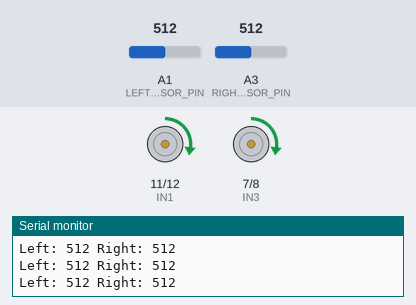
A sketch run on a simulated Arduino Uno, built with avr-gcc and run on an emulated ATmega328P. On the bench: motor-driver pin pairs drawn as motors (green arrow = first pin HIGH = forward, orange = second pin HIGH = backward, longer = more drive, scaled by the enable pin), the last lines printed to the serial monitor. The test bench sets the inputs (shaded band); at power-on: A3 (RIGHT_SENSOR_PIN) = 512, A1 (LEFT_SENSOR_PIN) = 512.

Above: at 1.2 s.
1.3 s: A3 (RIGHT_SENSOR_PIN) set to 482
At 2.5 s:
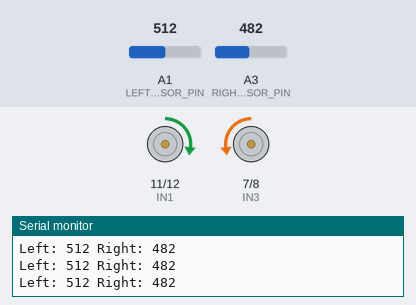
2.8 s: A1 (LEFT_SENSOR_PIN) set to 486
At 4.0 s:
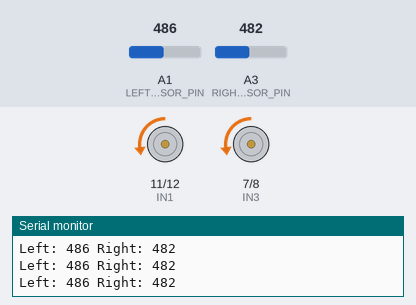
4.3 s: A3 (RIGHT_SENSOR_PIN) set to 1023
At 4.8 s:
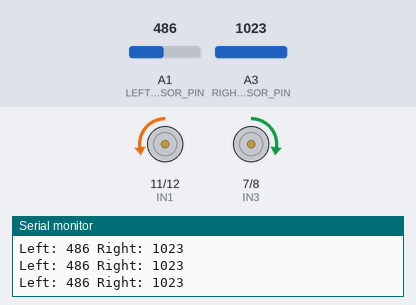
5.8 s: A3 (RIGHT_SENSOR_PIN) set to 490
At 6.2 s:
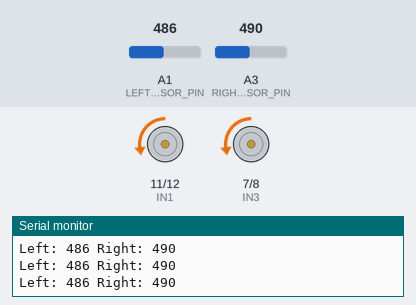
7.3 s: A3 (RIGHT_SENSOR_PIN) set to 510
At 7.7 s:
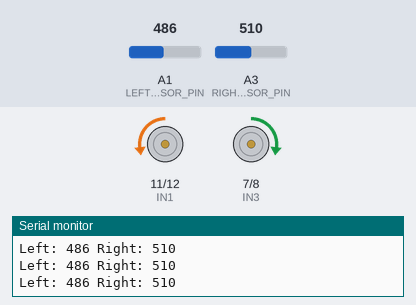
10.3 s: A1 (LEFT_SENSOR_PIN) set to 105
11.8 s: A1 (LEFT_SENSOR_PIN) set to 90
Timing chart, 0 to 14.8 s (numbered marks = the images above; inputs shaded):
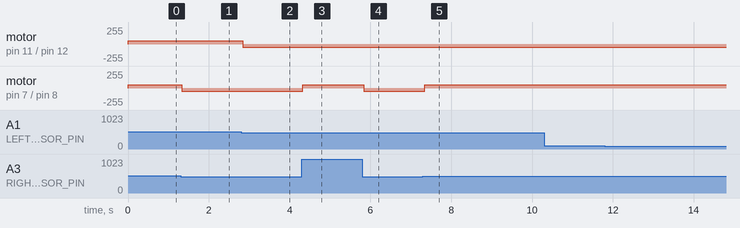

The sketch:

ArduinoSelfDrivingCarCode20240711.ino
```cpp
// 모터 드라이버 핀 정의
#define ENA 9
#define ENB 10
#define IN1 11
#define IN2 12
#define IN3 7
#define IN4 8

// 2채널 라인트레이서 센서 핀 정의
#define LEFT_SENSOR_PIN A1
#define RIGHT_SENSOR_PIN A3

// 속도 정의
#define V 50

// 센서 임계값 정의
#define THRESHOLD 500

void setup() {
  // 모터 드라이버 핀을 출력 모드로 설정
  pinMode(ENA, OUTPUT);
  pinMode(ENB, OUTPUT);
  pinMode(IN1, OUTPUT);
  pinMode(IN2, OUTPUT);
  pinMode(IN3, OUTPUT);
  pinMode(IN4, OUTPUT);

  // 센서 핀을 입력 모드로 설정
  pinMode(LEFT_SENSOR_PIN, INPUT);
  pinMode(RIGHT_SENSOR_PIN, INPUT);

  // 시리얼 통신 시작
  Serial.begin(9600);
}

void loop() {
  // 각 센서 값 읽기
  int leftSensorValue = analogRead(LEFT_SENSOR_PIN);
  int rightSensorValue = analogRead(RIGHT_SENSOR_PIN);

  // 센서 값 출력
  Serial.print("Left: ");
  Serial.print(leftSensorValue);
  Serial.print(" Right: ");
  Serial.println(rightSensorValue);

  // 센서 값을 바탕으로 모터 제어
  if (leftSensorValue > THRESHOLD && rightSensorValue > THRESHOLD) {
    moveForward(); // 둘 다 라인을 감지하지 못하면 직진
  } else if (leftSensorValue < THRESHOLD && rightSensorValue < THRESHOLD) {
    moveBackward(); // 둘 다 라인을 감지하면 후진
  } else if (leftSensorValue < THRESHOLD) {
    turnLeft(); // 왼쪽 센서가 라인을 감지하면 좌회전
  } else if (rightSensorValue < THRESHOLD) {
    turnRight(); // 오른쪽 센서가 라인을 감지하면 우회전
  }
}

void moveForward() {
  digitalWrite(IN1, HIGH);
  digitalWrite(IN2, LOW);
  digitalWrite(IN3, HIGH);
  digitalWrite(IN4, LOW);
  analogWrite(ENA, V);
  analogWrite(ENB, V);
}

void moveBackward() {
  digitalWrite(IN1, LOW);
  digitalWrite(IN2, HIGH);
  digitalWrite(IN3, LOW);
  digitalWrite(IN4, HIGH);
  analogWrite(ENA, V);
  analogWrite(ENB, V);
}

void turnLeft() {
  digitalWrite(IN1, LOW);
  digitalWrite(IN2, HIGH);
  digitalWrite(IN3, HIGH);
  digitalWrite(IN4, LOW);
  analogWrite(ENA, V);
  analogWrite(ENB, V);
}

void turnRight() {
  digitalWrite(IN1, HIGH);
  digitalWrite(IN2, LOW);
  digitalWrite(IN3, LOW);
  digitalWrite(IN4, HIGH);
  analogWrite(ENA, V);
  analogWrite(ENB, V);
}

void stopCar() {
  digitalWrite(IN1, LOW);
  digitalWrite(IN2, LOW);
  digitalWrite(IN3, LOW);
  digitalWrite(IN4, LOW);
}
```

Measured:
- the behaviour switches between 500 and 499 on A3 (RIGHT_SENSOR_PIN) (found by bisection; images 0 and 1)
- the behaviour switches between 500 and 499 on A1 (LEFT_SENSOR_PIN) (found by bisection; images 1 and 2)
- after the input at 1.3 s, motor on pin 7 (IN3) / pin 8 (IN4): forward 50/255 → backward 50/255 at once
- after the input at 2.8 s, motor on pin 11 (IN1) / pin 12 (IN2): forward 50/255 → backward 50/255 at once
- after the input at 4.3 s, motor on pin 7 (IN3) / pin 8 (IN4): backward 50/255 → forward 50/255 at once
- after the input at 5.8 s, motor on pin 7 (IN3) / pin 8 (IN4): forward 50/255 → backward 50/255 at once
- after the input at 7.3 s, motor on pin 7 (IN3) / pin 8 (IN4): backward 50/255 → forward 50/255 at once
